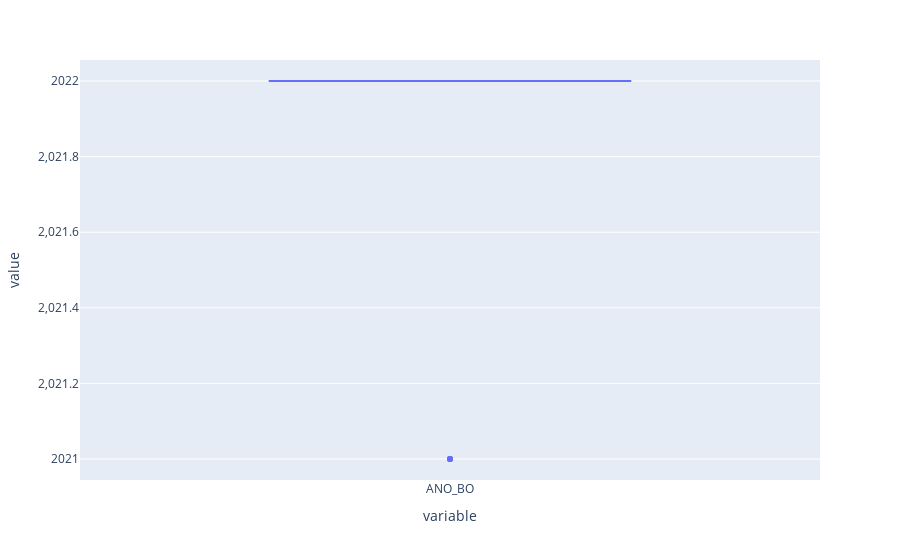

Notebook code for this chart:
### Code cell
#Todos os dados acima ou abaixo de 2022 é outlier
px.box(df.ANO_BO)

### Figure 1 — Plotly figure (JSON) as saved in the notebook; plotly's stock layout.template omitted (floating-point values rounded to 4 significant figures; data arrays with more than 128 entries replaced by an {"elided": "..."} marker saying what was removed)
{"data": [{"alignmentgroup": "True", "hovertemplate": "variable=%{x}<br>value=%{y}<extra></extra>", "legendgroup": "", "marker": {"color": "#636efa"}, "name": "", "notched": false, "offsetgroup": "", "orientation": "v", "showlegend": false, "type": "box", "x": {"elided": "1166 str values"}, "x0": " ", "xaxis": "x", "y": {"elided": "1166 int values"}, "y0": " ", "yaxis": "y"}], "layout": {"boxmode": "group", "legend": {"tracegroupgap": 0}, "margin": {"t": 60}, "xaxis": {"anchor": "y", "domain": [0, 1], "title": {"text": "variable"}}, "yaxis": {"anchor": "x", "domain": [0, 1], "title": {"text": "value"}}}}
